Frame 1 (no input): blank canvas, image omitted
Frame 60 (the mouse pressed at the canvas centre just before this capture): blank canvas, image omitted
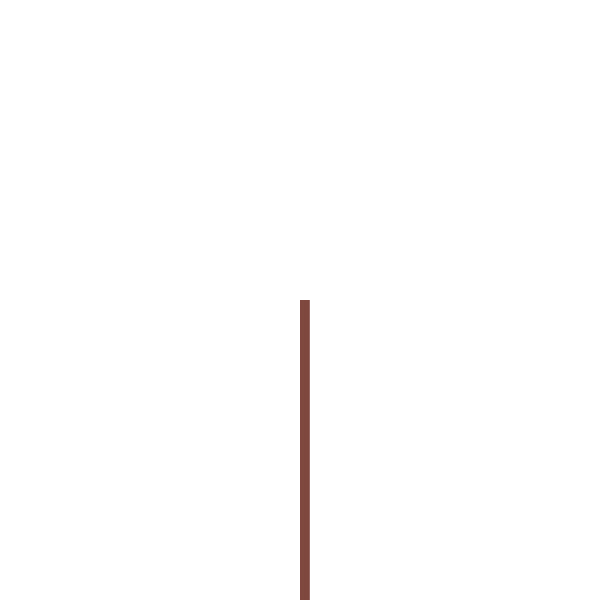
Frame 120 (the mouse held since frame 60 and released just before this capture)

The Processing sketch whose frames 1 and 60 were blank and that drew this single picture after the mouse press (run headless with seeded random() and noise(); from frame 60 on, the mouse is pressed at the canvas centre):

// Processing sketch: processing_39644
// ── processing_39644.pde

void setup() {
size(600, 600);
colorMode(HSB, 200);
background(200);
smooth();
}

void draw() {
noStroke();
fill(random(10), 100, 100, 100);
rect(mouseX, mouseY, random(10), pmouseY);
}

void mousePressed() {
background(200);
}
